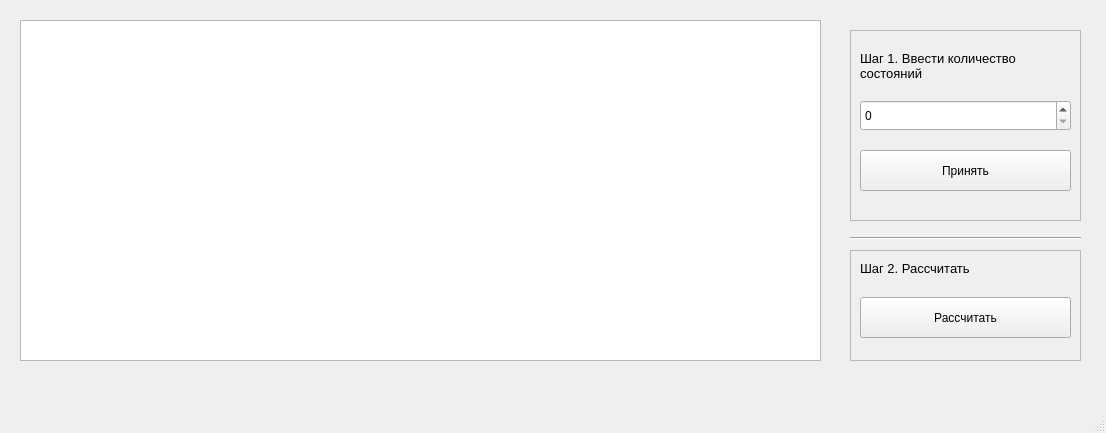
<?xml version="1.0" encoding="UTF-8"?>
<ui version="4.0">
 <class>MainWindow</class>
 <widget class="QMainWindow" name="MainWindow">
  <property name="geometry">
   <rect>
    <x>0</x>
    <y>0</y>
    <width>1106</width>
    <height>433</height>
   </rect>
  </property>
  <property name="windowTitle">
   <string>MainWindow</string>
  </property>
  <widget class="QWidget" name="centralwidget">
   <widget class="QTableWidget" name="matrixTable">
    <property name="enabled">
     <bool>true</bool>
    </property>
    <property name="geometry">
     <rect>
      <x>20</x>
      <y>20</y>
      <width>801</width>
      <height>341</height>
     </rect>
    </property>
    <property name="sizePolicy">
     <sizepolicy hsizetype="Expanding" vsizetype="Expanding">
      <horstretch>30</horstretch>
      <verstretch>0</verstretch>
     </sizepolicy>
    </property>
   </widget>
   <widget class="QFrame" name="frame">
    <property name="geometry">
     <rect>
      <x>850</x>
      <y>30</y>
      <width>231</width>
      <height>191</height>
     </rect>
    </property>
    <property name="frameShape">
     <enum>QFrame::StyledPanel</enum>
    </property>
    <property name="frameShadow">
     <enum>QFrame::Raised</enum>
    </property>
    <widget class="QLabel" name="label">
     <property name="geometry">
      <rect>
       <x>10</x>
       <y>10</y>
       <width>221</width>
       <height>51</height>
      </rect>
     </property>
     <property name="font">
      <font>
       <pointsize>10</pointsize>
      </font>
     </property>
     <property name="text">
      <string>Шаг 1. Ввести количество 
состояний</string>
     </property>
    </widget>
    <widget class="QSpinBox" name="countSpin">
     <property name="geometry">
      <rect>
       <x>10</x>
       <y>70</y>
       <width>211</width>
       <height>31</height>
      </rect>
     </property>
    </widget>
    <widget class="QPushButton" name="applyCount_btn">
     <property name="geometry">
      <rect>
       <x>10</x>
       <y>120</y>
       <width>211</width>
       <height>41</height>
      </rect>
     </property>
     <property name="text">
      <string>Принять</string>
     </property>
    </widget>
   </widget>
   <widget class="QFrame" name="frame_2">
    <property name="geometry">
     <rect>
      <x>850</x>
      <y>250</y>
      <width>231</width>
      <height>111</height>
     </rect>
    </property>
    <property name="frameShape">
     <enum>QFrame::StyledPanel</enum>
    </property>
    <property name="frameShadow">
     <enum>QFrame::Raised</enum>
    </property>
    <widget class="QLabel" name="label_2">
     <property name="geometry">
      <rect>
       <x>10</x>
       <y>10</y>
       <width>211</width>
       <height>16</height>
      </rect>
     </property>
     <property name="font">
      <font>
       <pointsize>10</pointsize>
      </font>
     </property>
     <property name="text">
      <string>Шаг 2. Рассчитать</string>
     </property>
    </widget>
    <widget class="QPushButton" name="processStates_btn">
     <property name="geometry">
      <rect>
       <x>10</x>
       <y>47</y>
       <width>211</width>
       <height>41</height>
      </rect>
     </property>
     <property name="text">
      <string>Рассчитать</string>
     </property>
    </widget>
   </widget>
   <widget class="Line" name="line">
    <property name="geometry">
     <rect>
      <x>850</x>
      <y>230</y>
      <width>231</width>
      <height>16</height>
     </rect>
    </property>
    <property name="orientation">
     <enum>Qt::Horizontal</enum>
    </property>
   </widget>
  </widget>
  <widget class="QMenuBar" name="menubar">
   <property name="geometry">
    <rect>
     <x>0</x>
     <y>0</y>
     <width>1106</width>
     <height>26</height>
    </rect>
   </property>
  </widget>
  <widget class="QStatusBar" name="statusbar"/>
 </widget>
 <resources/>
 <connections/>
</ui>
